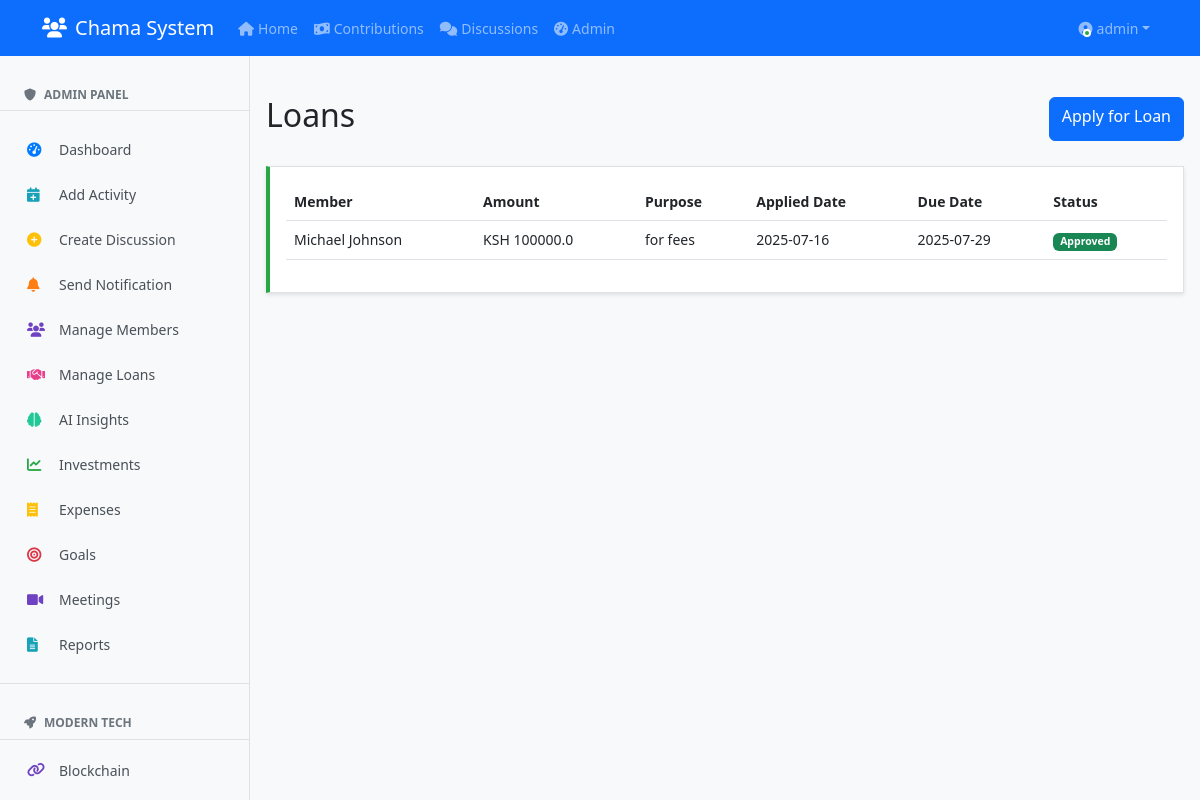
The page /loans (signed in) on the database as committed earlier.
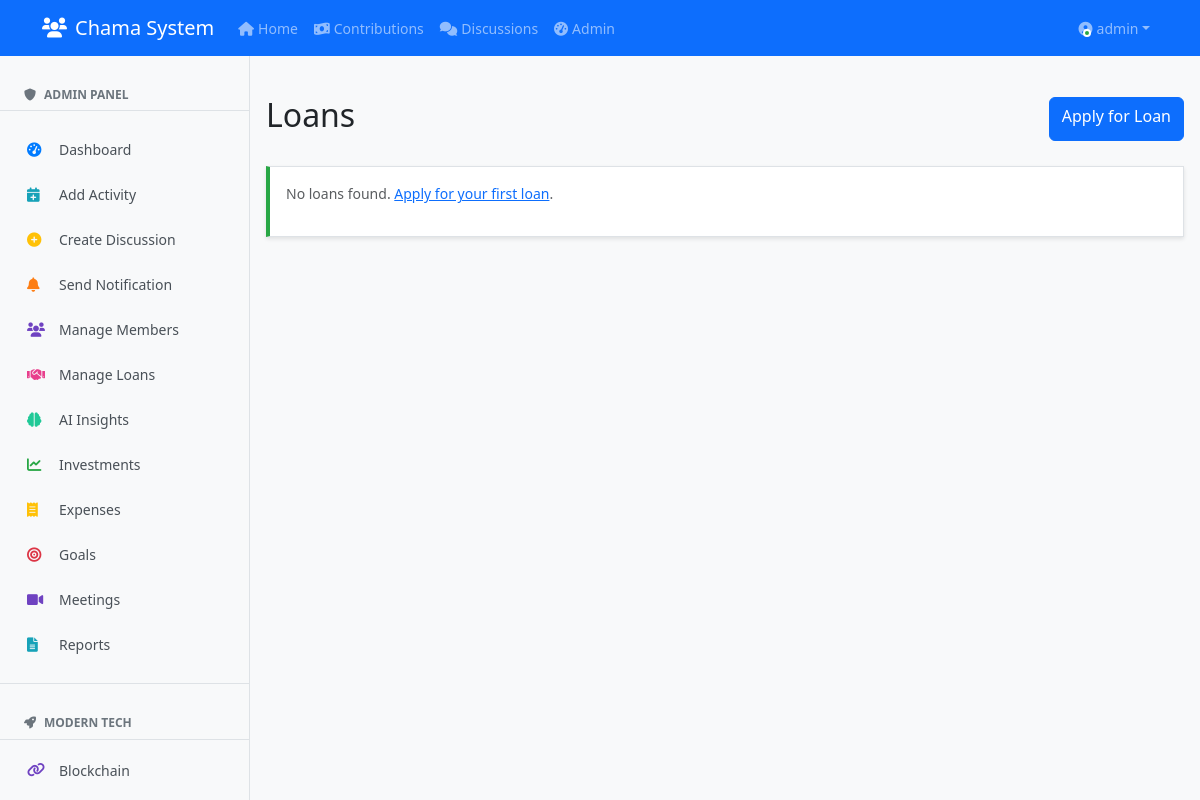
The same page on the database as committed later.
### clean_app.py (models this page shows)
class Loan(db.Model):
    id = db.Column(db.Integer, primary_key=True)
    amount = db.Column(db.Float, nullable=False)
    purpose = db.Column(db.String(200))
    date_applied = db.Column(db.DateTime, default=datetime.utcnow)
    due_date = db.Column(db.DateTime)
    status = db.Column(db.String(20), default='Pending')
    member_id = db.Column(db.Integer, db.ForeignKey('member.id'))
    member = db.relationship('Member', backref='loans')

class Member(db.Model):
    id = db.Column(db.Integer, primary_key=True)
    name = db.Column(db.String(100), nullable=False)
    phone = db.Column(db.String(20), nullable=False, unique=True)
    email = db.Column(db.String(100))
    join_date = db.Column(db.DateTime, default=datetime.utcnow)
    status = db.Column(db.String(20), default='Active')
    user_id = db.Column(db.Integer, db.ForeignKey('user.id'))

### clean_app.py (the view)
@app.route('/loans')
@login_required
def loans():
    if current_user.is_admin:
        loans = Loan.query.all()
    else:
        member_ids = [m.id for m in Member.query.filter_by(user_id=current_user.id).all()]
        loans = Loan.query.filter(Loan.member_id.in_(member_ids)).all()
    return render_template('loans/list.html', loans=loans)

### clean_app.py (called while the page is built)
@login_manager.user_loader
def load_user(user_id):
    return User.query.get(int(user_id))

### templates/loans/list.html
{% extends "base.html" %}
{% block content %}
<div class="d-flex justify-content-between align-items-center mb-4">
    <h2>Loans</h2>
    <a href="{{ url_for('request_loan') }}" class="btn btn-primary">Apply for Loan</a>
</div>
<div class="card">
    <div class="card-body">
        {% if loans %}
        <div class="table-responsive">
            <table class="table table-hover">
                <thead>
                    <tr>
                        <th>Member</th>
                        <th>Amount</th>
                        <th>Purpose</th>
                        <th>Applied Date</th>
                        <th>Due Date</th>
                        <th>Status</th>
                    </tr>
                </thead>
                <tbody>
                    {% for loan in loans %}
                    <tr>
                        <td>{{ loan.member.name }}</td>
                        <td>KSH {{ loan.amount }}</td>
                        <td>{{ loan.purpose }}</td>
                        <td>{{ loan.date_applied.strftime('%Y-%m-%d') if loan.date_applied else 'N/A' }}</td>
                        <td>{{ loan.due_date.strftime('%Y-%m-%d') if loan.due_date else 'N/A' }}</td>
                        <td>
                            {% if loan.status == 'Pending' %}
                                <span class="badge bg-warning">{{ loan.status }}</span>
                            {% elif loan.status == 'Approved' %}
                                <span class="badge bg-success">{{ loan.status }}</span>
                            {% elif loan.status == 'Rejected' %}
                                <span class="badge bg-danger">{{ loan.status }}</span>
                            {% else %}
                                <span class="badge bg-secondary">{{ loan.status }}</span>
                            {% endif %}
                        </td>
                    </tr>
                    {% endfor %}
                </tbody>
            </table>
        </div>
        {% else %}
        <p class="text-muted">No loans found. <a href="{{ url_for('request_loan') }}">Apply for your first loan</a>.</p>
        {% endif %}
    </div>
</div>
{% endblock %}

Rows that differ between the two databases and show on the page:
removed Loan: member.name "Michael Johnson", amount "100000.0", purpose "for fees", date_applied "2025-07-16", due_date "2025-07-29", status "Approved"
Other text that changed with them:
text no longer shown: "Member Amount Purpose Applied Date Due Date Status"
text now shown: "No loans found. Apply for your first loan ."
